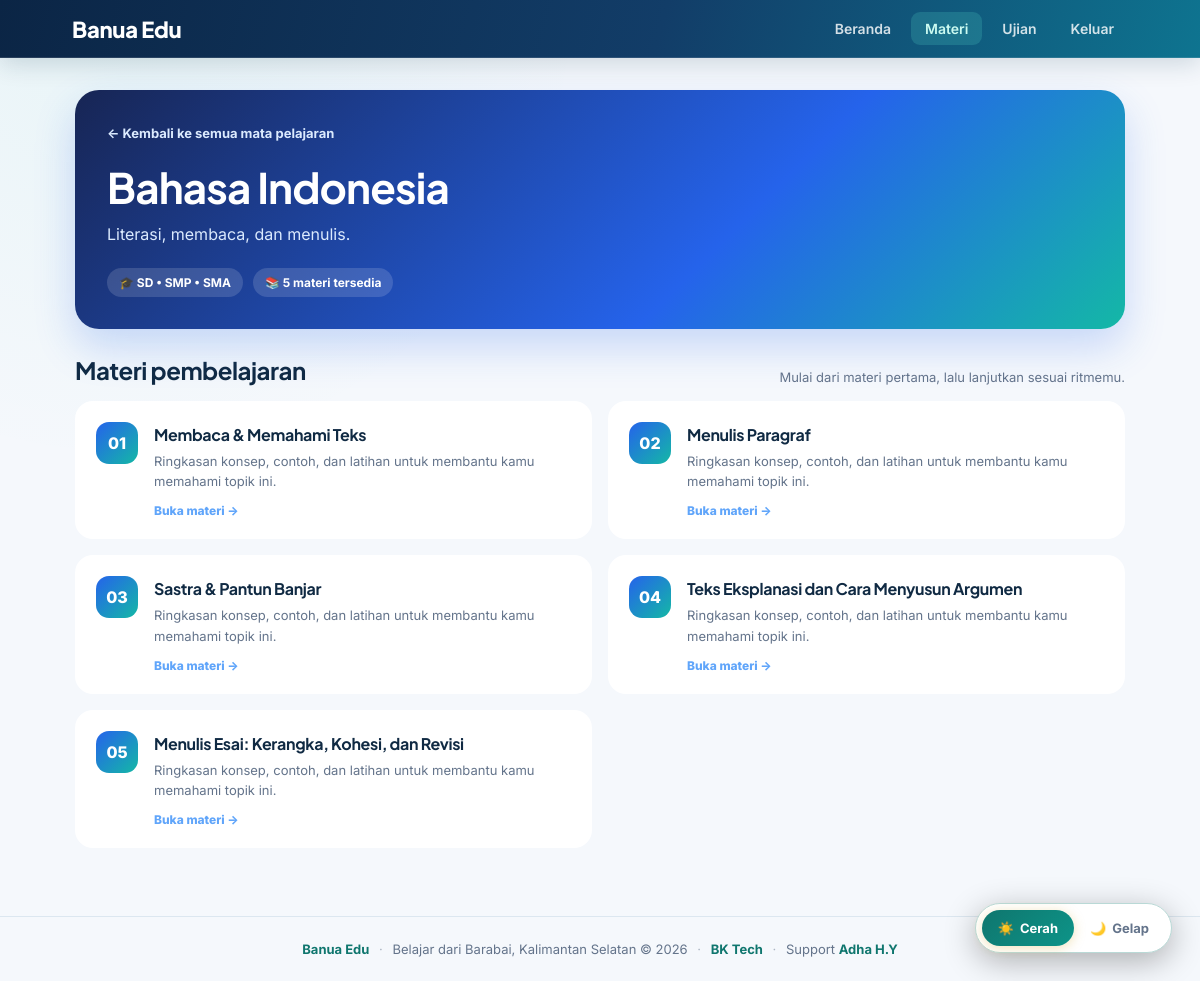
Screenshot of /materi/subject/2 (signed in) with the database file from the repository.
### app/models.py (models this page shows)
class Subject(db.Model):
    id = db.Column(db.Integer, primary_key=True)
    nama = db.Column(db.String(120), nullable=False)
    jenjang = db.Column(db.String(50), default="SD • SMP • SMA")
    deskripsi = db.Column(db.Text, default="")
    aktif = db.Column(db.Boolean, default=True)
    materials = db.relationship("Material", backref="subject", lazy=True, cascade="all, delete-orphan")
    quizzes = db.relationship("Quiz", backref="subject", lazy=True, cascade="all, delete-orphan")

class Material(db.Model):
    id = db.Column(db.Integer, primary_key=True)
    subject_id = db.Column(db.Integer, db.ForeignKey("subject.id"), nullable=False)
    judul = db.Column(db.String(180), nullable=False)
    isi = db.Column(db.Text, default="")
    video_url = db.Column(db.String(500), default="")
    pdf_url = db.Column(db.String(500), default="")
    urutan = db.Column(db.Integer, default=1)
    aktif = db.Column(db.Boolean, default=True)

### app/materi/routes.py (the view)
@materi_bp.get("/subject/<int:subject_id>")
@login_required
def subject_detail(subject_id):
    subject = Subject.query.get_or_404(subject_id)
    materials = (
        Material.query
        .filter_by(
            subject_id=subject_id,
            aktif=True
        )
        .order_by(
            Material.urutan.asc(),
            Material.id.asc()
        )
        .all()
    )
    return render_template(
        "materi/subject.html",
        subject=subject,
        materials=materials
    )

### app/models.py (called while the page is built)
@login_manager.user_loader
def load_user(user_id):
    return db.session.get(User, int(user_id))

### app/templates/materi/subject.html (shortened to what this page needs)
{% extends "base.html" %}
{% block content %}
<div class="subject-page">
    <section class="subject-hero">
        <a href="{{ url_for('materi.index') }}">← Kembali ke semua mata pelajaran</a>
        <h1>{{ subject.nama }}</h1>
        <p>{{ subject.deskripsi or 'Pelajari materi pilihan dan bangun pemahamanmu selangkah demi selangkah.' }}</p>
        <div class="subject-meta">
            <span>🎓 {{ subject.jenjang or 'SD • SMP • SMA' }}</span>
            <span>📚 {{ materials|length }} materi tersedia</span>
        </div>
    </section>
    <div class="lesson-heading">
        <h2>Materi pembelajaran</h2>
        <span>Mulai dari materi pertama, lalu lanjutkan sesuai ritmemu.</span>
    </div>
    {% if materials %}
        <div class="lesson-grid">
            {% for material in materials %}
                <a class="lesson-card" href="{{ url_for('materi.detail', material_id=material.id) }}">
                    <div class="lesson-number">{{ "%02d"|format(loop.index) }}</div>
                    <div>
                        <h3>{{ material.judul }}</h3>
                        <p>Ringkasan konsep, contoh, dan latihan untuk membantu kamu memahami topik ini.</p>
                        <span class="lesson-open">Buka materi →</span>
                    </div>
                </a>
            {% endfor %}
        </div>
    {% else %}
        <div class="empty-lessons">
            <div style="font-size: 34px;">📖</div>
            <p>Materi untuk mata pelajaran ini sedang disiapkan.</p>
        </div>
    {% endif %}
</div>
{% endblock %}

### app/templates/base.html (style rules this page uses)
* { box-sizing: border-box; }
html[data-theme="light"] { --bg: #f5f8fc; --bg-card: #ffffff; --bg-nav: linear-gradient(105deg, #0b2545 0%, #123d68 55%, #0e7490 100%); --text: #334155; --text-h: #102a43; --text-muted: #64748b; --accent: #0f766e; --accent-dark: #0d9488; --accent-hover: #14b8a6; --accent-text: #ffffff; --border: #dce7f0; --input-bg: #fff; --input-border: #cbd9e6; --flash-bg: #ecfeff; --flash-text: #155e75; --toggle-bg: #fff; --toggle-border: #b9d9d6; --nav-link: rgba(255,255,255,0.9); }
body { margin: 0; font-family: 'Inter', system-ui, -apple-system, BlinkMacSystemFont, sans-serif; background: radial-gradient(circle at 10% 0%, rgba(20, 184, 166, .06), transparent 32%), var(--bg); color: var(--text); -webkit-font-smoothing: antialiased; min-height: 100vh; transition: background 0.3s ease, color 0.3s ease; }
h1, h2, h3 { margin-top: 0; color: var(--text-h); font-family: 'Plus Jakarta Sans', sans-serif; letter-spacing: -.02em; }
a { color: #0f766e; }

### app/templates/materi/subject.html (style rules this page uses)
.subject-page { max-width: 1050px; margin: 0 auto; }
.subject-hero { padding: 32px; border-radius: 24px; color: #fff; background: linear-gradient(135deg, #172554, #2563eb 62%, #14b8a6); box-shadow: 0 18px 40px rgba(37, 99, 235, .22); margin-bottom: 26px; animation: banua-fade-up .55s ease both; }
.subject-hero a { color: #dbeafe; text-decoration: none; font-size: 13px; font-weight: 700; }
.subject-hero h1 { color: #fff; margin: 18px 0 8px; font-size: clamp(28px, 5vw, 42px); }
.subject-hero p { max-width: 650px; margin: 0; color: #dbeafe; line-height: 1.7; }
.subject-meta { display: flex; flex-wrap: wrap; gap: 10px; margin-top: 20px; }
.subject-meta span { padding: 7px 12px; border-radius: 999px; background: rgba(255,255,255,.14); font-size: 12px; font-weight: 700; }
.lesson-heading { display: flex; justify-content: space-between; gap: 15px; align-items: end; margin: 0 0 16px; }
.lesson-heading h2 { margin: 0; color: var(--text-h); font-size: 24px; }
.lesson-heading span { color: var(--text-muted); font-size: 13px; }
.lesson-grid { display: grid; grid-template-columns: repeat(2, 1fr); gap: 16px; }
.lesson-card { display: flex; gap: 16px; align-items: flex-start; padding: 21px; color: inherit; text-decoration: none; background: var(--bg-card); border: 1px solid var(--border-card); border-radius: 18px; box-shadow: var(--shadow); transition: transform .2s ease, border-color .2s ease; animation: banua-fade-up .5s ease both; }
.lesson-card:nth-child(2) { animation-delay: .07s; }
.lesson-card:nth-child(3) { animation-delay: .14s; }
.lesson-card:nth-child(4) { animation-delay: .21s; }
.lesson-card:nth-child(5) { animation-delay: .28s; }
.lesson-number { flex: 0 0 42px; width: 42px; height: 42px; display: grid; place-items: center; border-radius: 13px; color: #fff; background: linear-gradient(135deg, #2563eb, #14b8a6); font-weight: 800; transition: transform .25s ease, box-shadow .25s ease; }
.lesson-card h3 { margin: 2px 0 6px; color: var(--text-h); font-size: 16px; }
.lesson-card p { margin: 0; color: var(--text-muted); font-size: 13px; line-height: 1.55; }
.lesson-open { display: block; margin-top: 12px; color: #60a5fa; font-size: 12px; font-weight: 800; }

### rows the page displays
Subject: nama "Bahasa Indonesia", deskripsi "Literasi, membaca, dan menulis.", jenjang "SD • SMP • SMA"
Material: index "01", judul "Membaca & Memahami Teks"
Material: index "02", judul "Menulis Paragraf"
Material: index "03", judul "Sastra & Pantun Banjar"
Material: index "04", judul "Teks Eksplanasi dan Cara Menyusun Argumen"
Material: index "05", judul "Menulis Esai: Kerangka, Kohesi, dan Revisi"

### other values shown
{{ materials|length }} "5"
